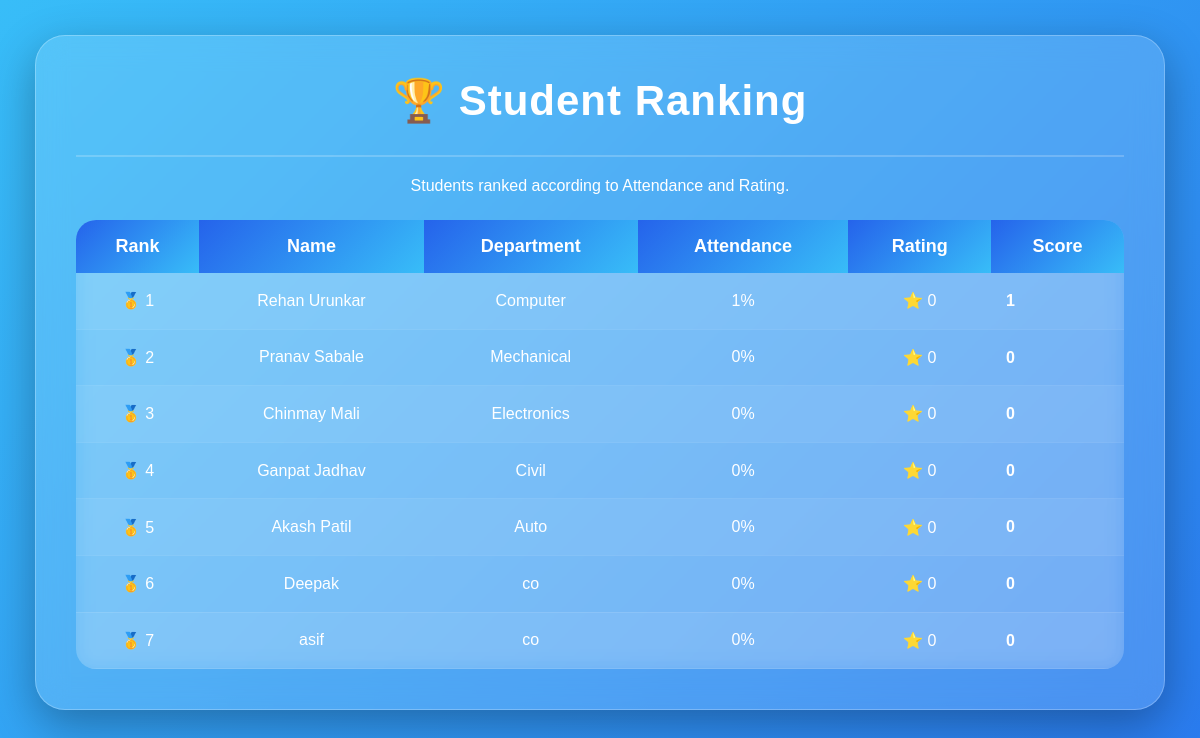
Page /ranking on the committed database.
### tables this page shows
CREATE TABLE students(
    id INTEGER PRIMARY KEY AUTOINCREMENT,
    name TEXT,
    email TEXT,
    department TEXT,
    attendance INTEGER DEFAULT 0,
    tasks_completed INTEGER DEFAULT 0,
    rating INTEGER DEFAULT 0
);

### app.py (the view)
@app.route('/ranking')
def ranking():
    conn = sqlite3.connect("internship.db")
    cursor = conn.cursor()
    cursor.execute("""
    SELECT *
    FROM students
    ORDER BY rating DESC
    """)
    data = cursor.fetchall()
    conn.close()
    return render_template(
        "ranking.html",
        students=data
    )

### templates/ranking.html (shortened to what this page needs)
<!DOCTYPE html>
<html>
<head>
<link rel="stylesheet"
href="{{ url_for('static', filename='style.css') }}">
</head>
<body>
<div class="container">
<h1>🏆 Student Ranking</h1>
<hr style="margin:20px 0;border:1px solid rgba(255,255,255,0.2);">
<p style="text-align:center;color:white;margin-bottom:25px;">
Students ranked according to Attendance and Rating.
</p>
<table>
<tr>
<th>Rank</th>
<th>Name</th>
<th>Department</th>
<th>Attendance</th>
<th>Rating</th>
<th>Score</th>
</tr>
{% for s in students %}
<tr>
<td>
🥇 {{ loop.index }}
</td>
<td>{{ s[1] }}</td>
<td>{{ s[3] }}</td>
<td>{{ s[4] }}%</td>
<td>⭐ {{ s[6] }}</td>
<td>
<b>{{ s[4] + (s[6]*10) }}</b>
</td>
</tr>
{% endfor %}
</table>
</div>
</body>
</html>

### static/style.css (style rules this page uses)
* { margin:0; padding:0; box-sizing:border-box; font-family:'Poppins',sans-serif; }
body { min-height:100vh; background:linear-gradient( -45deg, #0f172a, #1e3a8a, #2563eb, #38bdf8 ); background-size:400% 400%; animation:bgAnimation 15s ease infinite; padding:35px; }
.container { max-width:1300px; margin:auto; padding:40px; border-radius:30px; background:rgba(255,255,255,0.15); backdrop-filter:blur(15px); border:1px solid rgba(255,255,255,.25); box-shadow: 0 15px 45px rgba(0,0,0,.3); animation:fadeIn .8s; }
h1 { text-align:center; font-size:42px; margin-bottom:30px; color:white; font-weight:700; letter-spacing:1px; }
p { color:white; }
table { width:100%; margin-top:25px; border-collapse:collapse; overflow:hidden; border-radius:20px; background:rgba(255,255,255,.1); backdrop-filter:blur(10px); }
th { padding:16px; background:#2563eb; color:white; font-size:18px; }
td { padding:15px; text-align:center; color:white; border-bottom:1px solid rgba(255,255,255,.1); }
table { overflow:hidden; border-radius:20px; }
th { background:linear-gradient(135deg,#2563eb,#38bdf8); font-size:18px; }
tr:nth-child(even) { background:rgba(255,255,255,.05); }
td { font-size:16px; }
table td { vertical-align:middle; }
table td:last-child { text-align:left; line-height:1.6; }

### rows in the picture
students: name "Rehan Urunkar", department "Computer", attendance "1", rating "0", s[4]+(s[6]*10) "1"
students: name "Pranav Sabale", department "Mechanical", attendance "0", rating "0", s[4]+(s[6]*10) "0"
students: name "Chinmay Mali", department "Electronics", attendance "0", rating "0", s[4]+(s[6]*10) "0"
students: name "Ganpat Jadhav", department "Civil", attendance "0", rating "0", s[4]+(s[6]*10) "0"
students: name "Akash Patil", department "Auto", attendance "0", rating "0", s[4]+(s[6]*10) "0"
students: name "Deepak", department "co", attendance "0", rating "0", s[4]+(s[6]*10) "0"
students: name "asif", department "co", attendance "0", rating "0", s[4]+(s[6]*10) "0"
